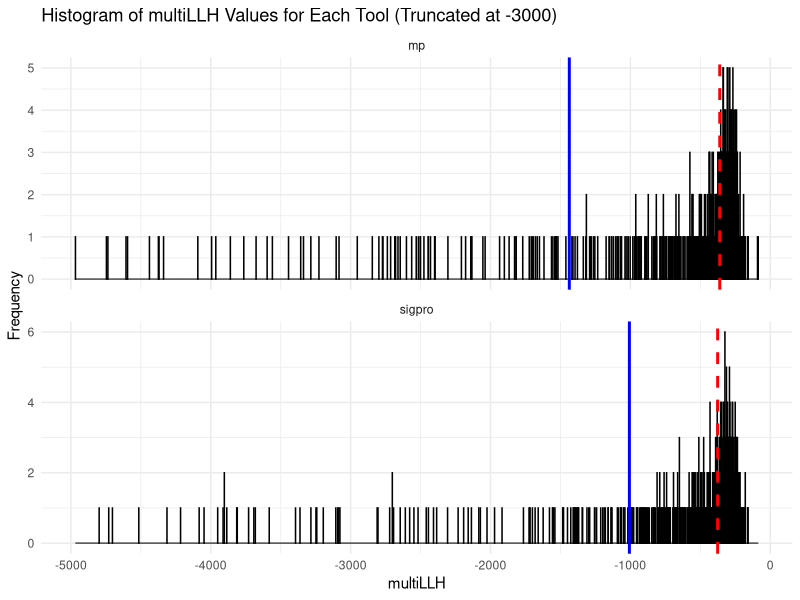

Write R code to recreate this figure.
library(ggplot2)
dd = data.table::fread("analysis/summary/SBS/assessment_each_sample_SBS.csv")
check_LLH = function(dd) {

  dd_summary <- dd[, .(mean_val = mean(multiLLH), median_val = median(multiLLH)), by = Tool]
  
  
  dd_truncated <- dd[multiLLH >= -5000]
  
  ggplot(dd_truncated, aes(x = multiLLH, fill = Tool)) +
    geom_histogram(binwidth = 0.5, color = "black", alpha = 0.7) +  # Adjust binwidth as needed
    facet_wrap(~ Tool, scales = "free_y",ncol = 1) +  # Separate histograms by Tool
    theme_minimal() +
    labs(
      title = "Histogram of multiLLH Values for Each Tool (Truncated at -3000)",
      x = "multiLLH",
      y = "Frequency"
    ) +
    geom_vline(data = dd_summary, aes(xintercept = mean_val), color = "blue", linetype = "solid", size = 1) +  # Solid blue line for mean
    geom_vline(data = dd_summary, aes(xintercept = median_val), color = "red", linetype = "dashed", size = 1) +  # Dashed red line for median
    theme(
      legend.position = "none"  # Remove legend if you don't need it
    )
  
  }

check_LLH(dd[dd$Tool %in% c("sigpro", "mp")])
